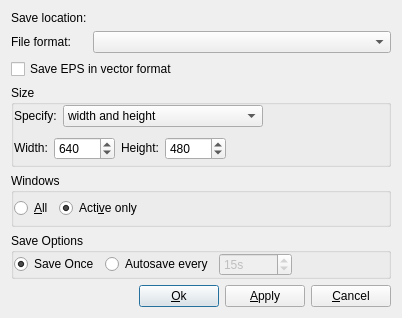
<ui version="4.0" >
 <class>ExportGraphicsDialog</class>
 <widget class="QDialog" name="ExportGraphicsDialog" >
  <property name="geometry" >
   <rect>
    <x>0</x>
    <y>0</y>
    <width>402</width>
    <height>303</height>
   </rect>
  </property>
  <property name="windowTitle" >
   <string>Export to Graphics File</string>
  </property>
  <layout class="QGridLayout" >
   <property name="margin" >
    <number>11</number>
   </property>
   <property name="spacing" >
    <number>6</number>
   </property>
   <item row="0" column="0" >
    <widget class="QLabel" name="TextLabel2" >
     <property name="sizePolicy" >
      <sizepolicy>
       <hsizetype>0</hsizetype>
       <vsizetype>0</vsizetype>
       <horstretch>0</horstretch>
       <verstretch>0</verstretch>
      </sizepolicy>
     </property>
     <property name="text" >
      <string>Save location:</string>
     </property>
     <property name="wordWrap" >
      <bool>false</bool>
     </property>
     <property name="buddy" >
      <cstring>_url</cstring>
     </property>
    </widget>
   </item>
   <item row="1" column="0" >
    <widget class="QLabel" name="textLabel1" >
     <property name="sizePolicy" >
      <sizepolicy>
       <hsizetype>0</hsizetype>
       <vsizetype>0</vsizetype>
       <horstretch>0</horstretch>
       <verstretch>0</verstretch>
      </sizepolicy>
     </property>
     <property name="text" >
      <string>File format:</string>
     </property>
     <property name="wordWrap" >
      <bool>false</bool>
     </property>
    </widget>
   </item>
   <item row="0" column="1" colspan="4" >
    <widget class="QLabel" native="1" name="_saveLocation" />
   </item>
   <item row="1" column="1" colspan="4" >
    <widget class="QComboBox" name="_comboBoxFormats" >
     <property name="sizePolicy" >
      <sizepolicy>
       <hsizetype>1</hsizetype>
       <vsizetype>0</vsizetype>
       <horstretch>0</horstretch>
       <verstretch>0</verstretch>
      </sizepolicy>
     </property>
    </widget>
   </item>
   <item row="2" column="0" colspan="5" >
    <widget class="QCheckBox" name="_saveEPSVector" >
     <property name="text" >
      <string>Save EPS in vector format</string>
     </property>
    </widget>
   </item>
   <item row="5" column="0" colspan="5" >
    <widget class="QGroupBox" name="buttonGroup2" >
     <property name="title" >
      <string>Save Options</string>
     </property>
     <layout class="QHBoxLayout" >
      <property name="margin" >
       <number>0</number>
      </property>
      <property name="spacing" >
       <number>6</number>
      </property>
      <item>
       <widget class="QRadioButton" name="_saveOnce" >
        <property name="whatsThis" >
         <string>Do not autosave.  Instead, on OK or Apply, save once.</string>
        </property>
        <property name="text" >
         <string>Save Once</string>
        </property>
        <property name="checked" >
         <bool>true</bool>
        </property>
       </widget>
      </item>
      <item>
       <widget class="QRadioButton" name="_autosave" >
        <property name="toolTip" >
         <string>Save image on timer</string>
        </property>
        <property name="whatsThis" >
         <string>When checked, the image will be repeatedly saved using the indicated period.  This is useful, for example, for live web page images.</string>
        </property>
        <property name="text" >
         <string>Autosave every</string>
        </property>
       </widget>
      </item>
      <item>
       <widget class="QSpinBox" name="_period" >
        <property name="enabled" >
         <bool>false</bool>
        </property>
        <property name="toolTip" >
         <string>Autosave timer</string>
        </property>
        <property name="suffix" >
         <string>s</string>
        </property>
        <property name="maximum" >
         <number>100000</number>
        </property>
        <property name="minimum" >
         <number>1</number>
        </property>
        <property name="value" >
         <number>15</number>
        </property>
       </widget>
      </item>
      <item>
       <spacer>
        <property name="orientation" >
         <enum>Qt::Horizontal</enum>
        </property>
        <property name="sizeType" >
         <enum>QSizePolicy::Expanding</enum>
        </property>
        <property name="sizeHint" >
         <size>
          <width>21</width>
          <height>21</height>
         </size>
        </property>
       </spacer>
      </item>
     </layout>
    </widget>
   </item>
   <item row="7" column="4" >
    <widget class="QPushButton" name="_cancel" >
     <property name="sizePolicy" >
      <sizepolicy>
       <hsizetype>0</hsizetype>
       <vsizetype>0</vsizetype>
       <horstretch>0</horstretch>
       <verstretch>0</verstretch>
      </sizepolicy>
     </property>
     <property name="text" >
      <string>&amp;Cancel</string>
     </property>
    </widget>
   </item>
   <item row="7" column="3" >
    <widget class="QPushButton" name="_Apply" >
     <property name="sizePolicy" >
      <sizepolicy>
       <hsizetype>0</hsizetype>
       <vsizetype>0</vsizetype>
       <horstretch>0</horstretch>
       <verstretch>0</verstretch>
      </sizepolicy>
     </property>
     <property name="text" >
      <string>&amp;Apply</string>
     </property>
    </widget>
   </item>
   <item row="7" column="2" >
    <widget class="QPushButton" name="_ok" >
     <property name="sizePolicy" >
      <sizepolicy>
       <hsizetype>0</hsizetype>
       <vsizetype>0</vsizetype>
       <horstretch>0</horstretch>
       <verstretch>0</verstretch>
      </sizepolicy>
     </property>
     <property name="text" >
      <string>&amp;Ok</string>
     </property>
     <property name="default" >
      <bool>true</bool>
     </property>
    </widget>
   </item>
   <item row="3" column="0" colspan="5" >
    <widget class="QGroupBox" name="groupBox1" >
     <property name="title" >
      <string>Size</string>
     </property>
     <layout class="QGridLayout" >
      <property name="margin" >
       <number>0</number>
      </property>
      <property name="spacing" >
       <number>6</number>
      </property>
      <item row="1" column="0" >
       <layout class="QHBoxLayout" >
        <property name="margin" >
         <number>0</number>
        </property>
        <property name="spacing" >
         <number>6</number>
        </property>
        <item>
         <widget class="QLabel" name="TextLabel3" >
          <property name="sizePolicy" >
           <sizepolicy>
            <hsizetype>0</hsizetype>
            <vsizetype>0</vsizetype>
            <horstretch>0</horstretch>
            <verstretch>0</verstretch>
           </sizepolicy>
          </property>
          <property name="text" >
           <string>Width:</string>
          </property>
          <property name="wordWrap" >
           <bool>false</bool>
          </property>
          <property name="buddy" >
           <cstring>_xSize</cstring>
          </property>
         </widget>
        </item>
        <item>
         <widget class="QSpinBox" name="_xSize" >
          <property name="whatsThis" >
           <string>Width (in Pixels) of the image.</string>
          </property>
          <property name="maximum" >
           <number>10000</number>
          </property>
          <property name="minimum" >
           <number>5</number>
          </property>
          <property name="singleStep" >
           <number>20</number>
          </property>
          <property name="value" >
           <number>640</number>
          </property>
         </widget>
        </item>
        <item>
         <widget class="QLabel" name="TextLabel4" >
          <property name="sizePolicy" >
           <sizepolicy>
            <hsizetype>0</hsizetype>
            <vsizetype>0</vsizetype>
            <horstretch>0</horstretch>
            <verstretch>0</verstretch>
           </sizepolicy>
          </property>
          <property name="text" >
           <string>Height:</string>
          </property>
          <property name="wordWrap" >
           <bool>false</bool>
          </property>
          <property name="buddy" >
           <cstring>_ySize</cstring>
          </property>
         </widget>
        </item>
        <item>
         <widget class="QSpinBox" name="_ySize" >
          <property name="whatsThis" >
           <string>Height of the image (in pixels).</string>
          </property>
          <property name="maximum" >
           <number>10000</number>
          </property>
          <property name="minimum" >
           <number>5</number>
          </property>
          <property name="singleStep" >
           <number>20</number>
          </property>
          <property name="value" >
           <number>480</number>
          </property>
         </widget>
        </item>
        <item>
         <spacer>
          <property name="orientation" >
           <enum>Qt::Horizontal</enum>
          </property>
          <property name="sizeType" >
           <enum>QSizePolicy::Expanding</enum>
          </property>
          <property name="sizeHint" >
           <size>
            <width>120</width>
            <height>31</height>
           </size>
          </property>
         </spacer>
        </item>
       </layout>
      </item>
      <item row="0" column="0" >
       <layout class="QHBoxLayout" >
        <property name="margin" >
         <number>0</number>
        </property>
        <property name="spacing" >
         <number>6</number>
        </property>
        <item>
         <widget class="QLabel" name="textLabel1_2" >
          <property name="text" >
           <string>Specify:</string>
          </property>
          <property name="alignment" >
           <set>Qt::AlignLeading|Qt::AlignLeft|Qt::AlignVCenter</set>
          </property>
          <property name="wordWrap" >
           <bool>false</bool>
          </property>
         </widget>
        </item>
        <item>
         <widget class="QComboBox" name="_comboBoxSizeOption" >
          <item>
           <property name="text" >
            <string>width and height</string>
           </property>
          </item>
          <item>
           <property name="text" >
            <string>size of square</string>
           </property>
          </item>
          <item>
           <property name="text" >
            <string>width, maintaining aspect ratio</string>
           </property>
          </item>
          <item>
           <property name="text" >
            <string>height, maintaining aspect ratio</string>
           </property>
          </item>
         </widget>
        </item>
        <item>
         <spacer>
          <property name="orientation" >
           <enum>Qt::Horizontal</enum>
          </property>
          <property name="sizeType" >
           <enum>QSizePolicy::Expanding</enum>
          </property>
          <property name="sizeHint" >
           <size>
            <width>61</width>
            <height>21</height>
           </size>
          </property>
         </spacer>
        </item>
       </layout>
      </item>
     </layout>
    </widget>
   </item>
   <item row="6" column="0" colspan="5" >
    <spacer>
     <property name="orientation" >
      <enum>Qt::Vertical</enum>
     </property>
     <property name="sizeType" >
      <enum>QSizePolicy::Expanding</enum>
     </property>
     <property name="sizeHint" >
      <size>
       <width>380</width>
       <height>21</height>
      </size>
     </property>
    </spacer>
   </item>
   <item row="4" column="0" colspan="5" >
    <widget class="QGroupBox" name="buttonGroup1" >
     <property name="title" >
      <string>Windows</string>
     </property>
     <layout class="QHBoxLayout" >
      <property name="margin" >
       <number>0</number>
      </property>
      <property name="spacing" >
       <number>6</number>
      </property>
      <item>
       <widget class="QRadioButton" name="_radioButtonAll" >
        <property name="whatsThis" >
         <string>Plot all windows in separate files.  The window number  will be appended to the file names.</string>
        </property>
        <property name="text" >
         <string>&amp;All</string>
        </property>
       </widget>
      </item>
      <item>
       <widget class="QRadioButton" name="_radioButtonActive" >
        <property name="whatsThis" >
         <string>Only plot the active window.</string>
        </property>
        <property name="text" >
         <string>Acti&amp;ve only</string>
        </property>
        <property name="checked" >
         <bool>true</bool>
        </property>
       </widget>
      </item>
      <item>
       <spacer>
        <property name="orientation" >
         <enum>Qt::Horizontal</enum>
        </property>
        <property name="sizeType" >
         <enum>QSizePolicy::Expanding</enum>
        </property>
        <property name="sizeHint" >
         <size>
          <width>160</width>
          <height>31</height>
         </size>
        </property>
       </spacer>
      </item>
     </layout>
    </widget>
   </item>
   <item row="7" column="0" colspan="2" >
    <spacer>
     <property name="orientation" >
      <enum>Qt::Horizontal</enum>
     </property>
     <property name="sizeType" >
      <enum>QSizePolicy::Expanding</enum>
     </property>
     <property name="sizeHint" >
      <size>
       <width>60</width>
       <height>20</height>
      </size>
     </property>
    </spacer>
   </item>
  </layout>
 </widget>
 <layoutdefault spacing="6" margin="11" />
 <pixmapfunction>qPixmapFromMimeSource</pixmapfunction>
 <tabstops>
  <tabstop>_saveLocation</tabstop>
  <tabstop>_comboBoxFormats</tabstop>
  <tabstop>_comboBoxSizeOption</tabstop>
  <tabstop>_xSize</tabstop>
  <tabstop>_ySize</tabstop>
  <tabstop>_radioButtonActive</tabstop>
  <tabstop>_saveOnce</tabstop>
  <tabstop>_period</tabstop>
  <tabstop>_ok</tabstop>
  <tabstop>_Apply</tabstop>
  <tabstop>_cancel</tabstop>
  <tabstop>_radioButtonAll</tabstop>
  <tabstop>_autosave</tabstop>
 </tabstops>
 <resources/>
 <connections>
  <connection>
   <sender>_cancel</sender>
   <signal>clicked()</signal>
   <receiver>ExportGraphicsDialog</receiver>
   <slot>reject()</slot>
   <hints>
    <hint type="sourcelabel" >
     <x>20</x>
     <y>20</y>
    </hint>
    <hint type="destinationlabel" >
     <x>20</x>
     <y>20</y>
    </hint>
   </hints>
  </connection>
  <connection>
   <sender>_autosave</sender>
   <signal>toggled(bool)</signal>
   <receiver>_period</receiver>
   <slot>setEnabled(bool)</slot>
   <hints>
    <hint type="sourcelabel" >
     <x>20</x>
     <y>20</y>
    </hint>
    <hint type="destinationlabel" >
     <x>20</x>
     <y>20</y>
    </hint>
   </hints>
  </connection>
 </connections>
</ui>
